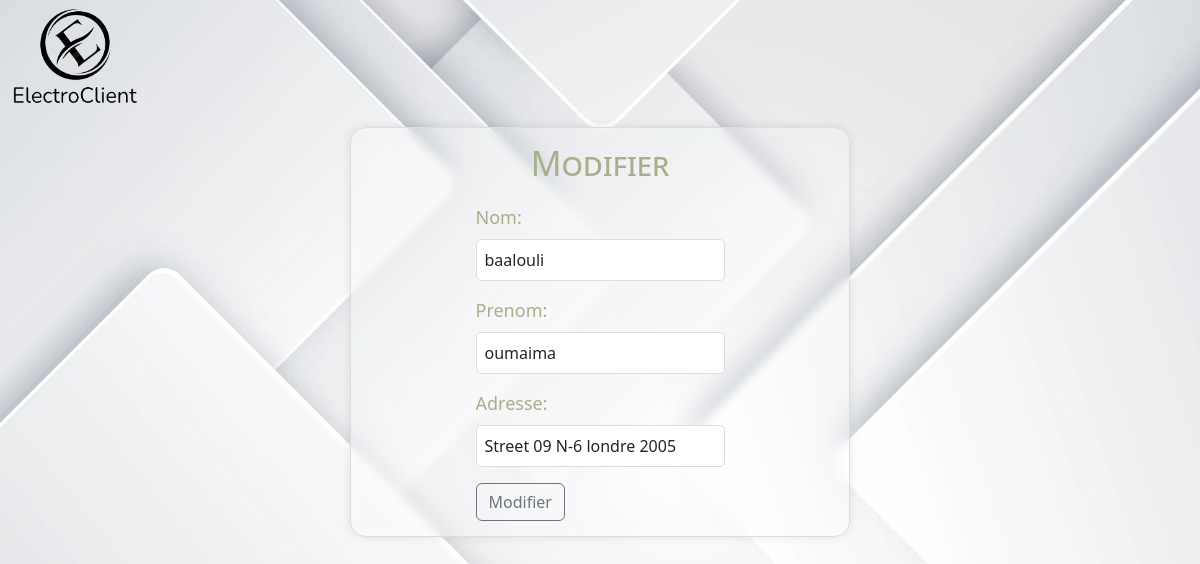
Page /modify.php?id=12 on the committed database.
### tables this page shows
CREATE TABLE `client` (
  `id_client` int(11) NOT NULL,
  `nom` varchar(100) NOT NULL,
  `prenom` varchar(100) NOT NULL,
  `adresse` varchar(200) NOT NULL,
  `username` varchar(100) NOT NULL,
  `password` varchar(100) NOT NULL
);

### modify.php (the view, shortened to what this page needs)
<!DOCTYPE html>
<html lang="en">
<head>
    <link href="https://cdn.jsdelivr.net/npm/bootstrap@5.3.3/dist/css/bootstrap.min.css" rel="stylesheet"
>
</head>
<body>
    <?php
    $host = 'localhost';
    $dbname = 'gestionclfr';
    $username = 'root';
    $password = '';
    try {
        $conn = new PDO("mysql:host=$host;dbname=$dbname", $username, $password);
        $conn->setAttribute(PDO::ATTR_ERRMODE, PDO::ERRMODE_EXCEPTION);
        $id = isset($_GET['id']) ? $_GET['id'] : "";
        if ($id) {
            $stmt = $conn->prepare("SELECT * FROM client where id_client = :id");
            $stmt->bindParam(':id', $id);
            $stmt->execute();
            $client = $stmt->fetch(PDO::FETCH_ASSOC);
            if ($client) {
                ?>
                <div class="parent">
                    <div class="div1">
                        <img src="img/Screenshot_2024-02-21_221710-removebg-preview (1).png" width="150px" alt="">
                    </div>
                    <div class="div3">
                        <div class="conso-box">
                            <h2>Modifier</h2>
                            <form action="" method="post">
                                <div class="mb-3">
                                    <label for="nom" class="form-label">Nom:</label>
                                    <input type="text" class="form-control" id="nom" name="nom" required
                                        value="<?= $client['nom'] ?>">
                                </div>
                                <div class="mb-3">
                                    <label for="prenom" class="form-label">Prenom:</label>
                                    <input type="text" class="form-control" id="prenom" name="prenom" required
                                        value="<?= $client['prenom'] ?>">
                                </div>
                                <div class="mb-3">
                                    <label for="adresse" class="form-label">Adresse:</label>
                                    <input type="text" class="form-control" id="adresse" name="adresse" required
                                        value="<?= $client['adresse'] ?>">
                                </div>
                                <button type="submit" class="btn btn-outline-secondary">Modifier</button>
                            </form>
                        </div>
                    </div>
            </body>
            </html>
            <?php
            } else {
                echo "Client not found.";
            }
        } else {
            echo "Invalid client ID.";
        }
    } catch (PDOException $e) {
        echo 'Connection failed: ' . $e->getMessage();
    }
    ?>

### modify.php (style rules this page uses)
body { background-image: url("img/5594016-e1656071131636.webp"); background-position: center; background-size: cover; }
.conso-box { display: flex; flex-direction: column; align-items: center; width: 80%; max-width: 500px; padding: 15px; background: rgba(255, 255, 255, 0.2); border-radius: 16px; box-shadow: 0 4px 30px rgba(0, 0, 0, 0.1); backdrop-filter: blur(5px); -webkit-backdrop-filter: blur(5px); border: 1px solid rgba(255, 255, 255, 0.3); border: 1px solid #ddd; margin: 0 auto; box-shadow: 0px 0px 10px rgba(0, 0, 0, 0.1); }
.conso-box h2 { color: #A8AF8A; text-align: center; margin-bottom: 20px; font-size: 34px; font-variant: small-caps; }
.parent { display: grid; grid-template-columns: repeat(2, 1fr); grid-column-gap: 0px; grid-row-gap: 0px; }
.div1 { grid-area: 1 / 1 / 2 / 2; }
.div3 { grid-area: 2 / 1 / 3 / 3; }
label { color: #A8AF8A; font-size: 18px; margin-bottom: 5px; }
.form-control { width: 100%; padding: 8px; border: 1px solid #ddd; border-radius: 5px; }

### rows in the picture
client: nom "baalouli", prenom "oumaima", adresse "Street 09 N-6 londre 2005"
